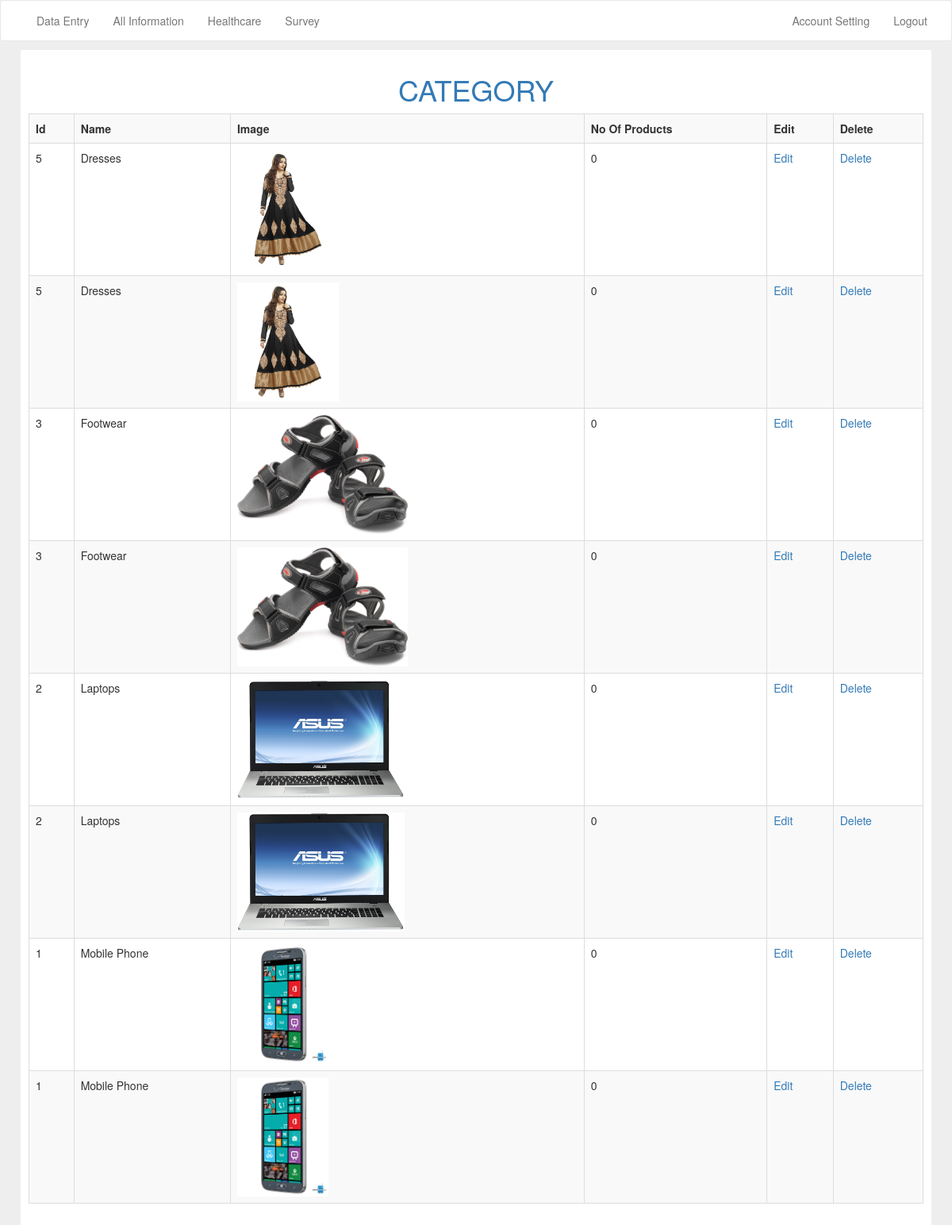
The page /admin/category.php (signed in) on the database its author committed.
### tables this page shows
CREATE TABLE `category` (
  `id` int(11) NOT NULL,
  `name` text NOT NULL,
  `image` text NOT NULL
);

### classes/Db.php (called while the page is built, shortened)
<?php
	class Db{
		public static $_mysqli = null;
		private $_host = "localhost",
				$_database = "abc",
				$_username = "root",
				$_password = "";
		public function __construct(){
			return $this->Connnect();
		}
		public function Connnect(){
			self::$_mysqli = mysqli_connect($this->_host,$this->_username,$this->_password,$this->_database);
			if(!mysqli_connect_errno()){
				return self::$_mysqli;
			}else{
				echo "Connection Failed ". mysqli_connect_error();
			}
		}
		public function Query($q){
			$v =  mysqli_query(self::$_mysqli, $q);
			return $v;
		}
		public function FetchAll($howmuch, $table, $where, $order){
			if(isset($where)){
				$q =  $this->Query("SELECT {$howmuch} FROM {$table} WHERE {$where} ORDER BY {$order}");
			}else{
				$q = $this->Query("SELECT {$howmuch} FROM {$table} ORDER BY {$order}");
			}
			$fetchArray = array();
			$i = 0;
			while($fetch = mysqli_fetch_assoc($q)){
				$fetchArray[$i] = $fetch;
				$i++;
			}
			return $fetchArray;
		}
		public function GetNum($table,$where){
			if(is_null($where) == false){
				$q = $this->Query("SELECT * FROM `{$table}` WHERE {$where}");
				$num = mysqli_num_rows($q);
			}else{
				$q = $this->Query("SELECT * FROM `{$table}`");
				$num = mysqli_num_rows($q);
			}
			return $num;
		}
	}
?>

### admin/inc/init.php (called while the page is built, shortened)
<?php
	require_once("./../classes/Db.php");
	$db = new Db();
?>

### admin/category.php (the view, shortened to what this page needs)
<?php
	require_once("inc/header.php");
	require_once("inc/navbar.php");
?>
<div class="container padding-10">
	<div id="search-container">
		<h1 class="text-center text-bs-primary text-upper">Category</h1>
		<table class="table table-bordered table-striped">
			<th>Id</th>
			<th>Name</th>
			<th>Image</th>
			<th>No Of Products</th>
			<th>Edit</th>
			<th>Delete</th>
			<tr>
		<?php
			$categorys = $db->FetchAll("*","category",null,"`id` DESC");
			foreach ($categorys as $key => $category) {
				$category_id = $category['id'];
				$no_of_products = $db->GetNum("product","category_id='$category_id'");
				echo "<td>{$category['id']}</td>
					  <td>{$category['name']}</td>
					  <td><img src='../{$category['image']}' height='150'></td>
					  <td>{$no_of_products}</td>
					  <td><a href='edit_category.php?id={$category_id}'>Edit</a></td>
					  <td><a href='delete_category.php?id={$category_id}'>Delete</a></td>
					  <tr>";
			}
		?>
		</table>
	</div>

### admin/inc/header.php (shortened to what this page needs)
<?php
	require_once("init.php");
?>
<!DOCTYPE html>
<html lang="en">
<head>
  <link rel="stylesheet" href="./../css/bootstrap.min.css">
 <link rel="stylesheet" href="https://maxcdn.bootstrapcdn.com/font-awesome/4.4.0/css/font-awesome.min.css">
 <link rel="stylesheet" type="text/css" href="../css/hackerkernel.css">
  <link rel="stylesheet" type="text/css" href="../css/cart.css">
</head>
<body>

### admin/inc/navbar.php
<nav class="navbar navbar-default">
  <div class="container-fluid">
    <div>
    <div class="collapse navbar-collapse" id="myNavbar">
      <ul class="nav navbar-nav">
            <li><a href="add_product.php">Data Entry </a></li>
            <li><a href="product.php">All Information</a></li>
            <li><a href="banner.php">Healthcare</a></li>
             <li><a href="count.php">Survey</a></li>
      </ul>
      <ul class="nav navbar-nav navbar-right">
        <li><a href="change_credentials.php">Account Setting</a></li>
        <li><a href="logout.php">Logout</a></li>
      </ul>
    </div>
  </div>
</nav>

### css/hackerkernel.css (style rules this page uses)
.text-center { text-align: center; }
.text-upper { text-transform: uppercase; }
.text-bs-primary { color: #337ab7; }
.padding-10 { padding: 10px; }

### css/cart.css (style rules this page uses)
.navbar { margin-bottom: 0px; }
.navbar-default { background: white; }
body { background: #eee; }
#search-container { height: auto; width: 100%; background: white; padding: 10px; border:1px solid #eee; min-height: 540px; margin-bottom: 5px; }

### rows shown on the page
category: id "5", name "Dresses", image (picture), no_of_products "0"
category: id "5", name "Dresses", image (picture), no_of_products "0"
category: id "3", name "Footwear", image (picture), no_of_products "0"
category: id "3", name "Footwear", image (picture), no_of_products "0"
category: id "2", name "Laptops", image (picture), no_of_products "0"
category: id "2", name "Laptops", image (picture), no_of_products "0"
category: id "1", name "Mobile Phone", image (picture), no_of_products "0"
category: id "1", name "Mobile Phone", image (picture), no_of_products "0"
